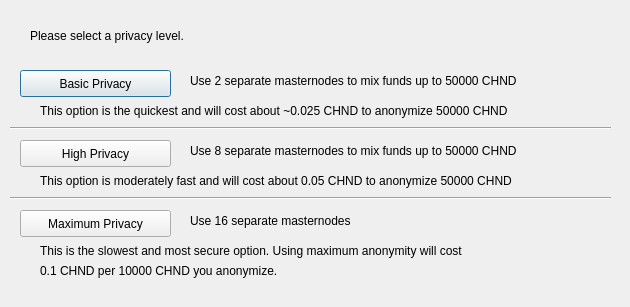
<?xml version="1.0" encoding="UTF-8"?>
<ui version="4.0">
 <class>ObfuscationConfig</class>
 <widget class="QDialog" name="ObfuscationConfig">
  <property name="geometry">
   <rect>
    <x>0</x>
    <y>0</y>
    <width>630</width>
    <height>307</height>
   </rect>
  </property>
  <property name="windowTitle">
   <string>Configure Obfuscation</string>
  </property>
  <widget class="QPushButton" name="buttonBasic">
   <property name="geometry">
    <rect>
     <x>20</x>
     <y>70</y>
     <width>151</width>
     <height>27</height>
    </rect>
   </property>
   <property name="text">
    <string>Basic Privacy</string>
   </property>
  </widget>
  <widget class="QPushButton" name="buttonHigh">
   <property name="geometry">
    <rect>
     <x>20</x>
     <y>140</y>
     <width>151</width>
     <height>27</height>
    </rect>
   </property>
   <property name="text">
    <string>High Privacy</string>
   </property>
  </widget>
  <widget class="QPushButton" name="buttonMax">
   <property name="geometry">
    <rect>
     <x>20</x>
     <y>210</y>
     <width>151</width>
     <height>27</height>
    </rect>
   </property>
   <property name="text">
    <string>Maximum Privacy</string>
   </property>
  </widget>
  <widget class="QLabel" name="label">
   <property name="geometry">
    <rect>
     <x>30</x>
     <y>20</y>
     <width>571</width>
     <height>31</height>
    </rect>
   </property>
   <property name="text">
    <string>Please select a privacy level.</string>
   </property>
  </widget>
  <widget class="QLabel" name="label_2">
   <property name="geometry">
    <rect>
     <x>190</x>
     <y>70</y>
     <width>421</width>
     <height>21</height>
    </rect>
   </property>
   <property name="text">
    <string>Use 2 separate masternodes to mix funds up to 50000 CHND</string>
   </property>
  </widget>
  <widget class="QLabel" name="label_3">
   <property name="geometry">
    <rect>
     <x>190</x>
     <y>140</y>
     <width>411</width>
     <height>21</height>
    </rect>
   </property>
   <property name="text">
    <string>Use 8 separate masternodes to mix funds up to 50000 CHND</string>
   </property>
  </widget>
  <widget class="QLabel" name="label_4">
   <property name="geometry">
    <rect>
     <x>190</x>
     <y>210</y>
     <width>421</width>
     <height>21</height>
    </rect>
   </property>
   <property name="text">
    <string>Use 16 separate masternodes</string>
   </property>
  </widget>
  <widget class="QLabel" name="label_6">
   <property name="geometry">
    <rect>
     <x>40</x>
     <y>100</y>
     <width>561</width>
     <height>21</height>
    </rect>
   </property>
   <property name="text">
    <string>This option is the quickest and will cost about ~0.025 CHND to anonymize 50000 CHND</string>
   </property>
  </widget>
  <widget class="QLabel" name="label_7">
   <property name="geometry">
    <rect>
     <x>40</x>
     <y>170</y>
     <width>561</width>
     <height>21</height>
    </rect>
   </property>
   <property name="text">
    <string>This option is moderately fast and will cost about 0.05 CHND to anonymize 50000 CHND</string>
   </property>
  </widget>
  <widget class="QLabel" name="label_8">
   <property name="geometry">
    <rect>
     <x>40</x>
     <y>240</y>
     <width>561</width>
     <height>21</height>
    </rect>
   </property>
   <property name="text">
    <string>This is the slowest and most secure option. Using maximum anonymity will cost</string>
   </property>
  </widget>
  <widget class="QLabel" name="label_9">
   <property name="geometry">
    <rect>
     <x>40</x>
     <y>260</y>
     <width>561</width>
     <height>21</height>
    </rect>
   </property>
   <property name="text">
    <string>0.1 CHND per 10000 CHND you anonymize.</string>
   </property>
  </widget>
  <widget class="Line" name="line">
   <property name="geometry">
    <rect>
     <x>10</x>
     <y>120</y>
     <width>601</width>
     <height>16</height>
    </rect>
   </property>
   <property name="orientation">
    <enum>Qt::Horizontal</enum>
   </property>
  </widget>
  <widget class="Line" name="line_2">
   <property name="geometry">
    <rect>
     <x>10</x>
     <y>190</y>
     <width>601</width>
     <height>16</height>
    </rect>
   </property>
   <property name="orientation">
    <enum>Qt::Horizontal</enum>
   </property>
  </widget>
 </widget>
 <resources/>
 <connections/>
</ui>
